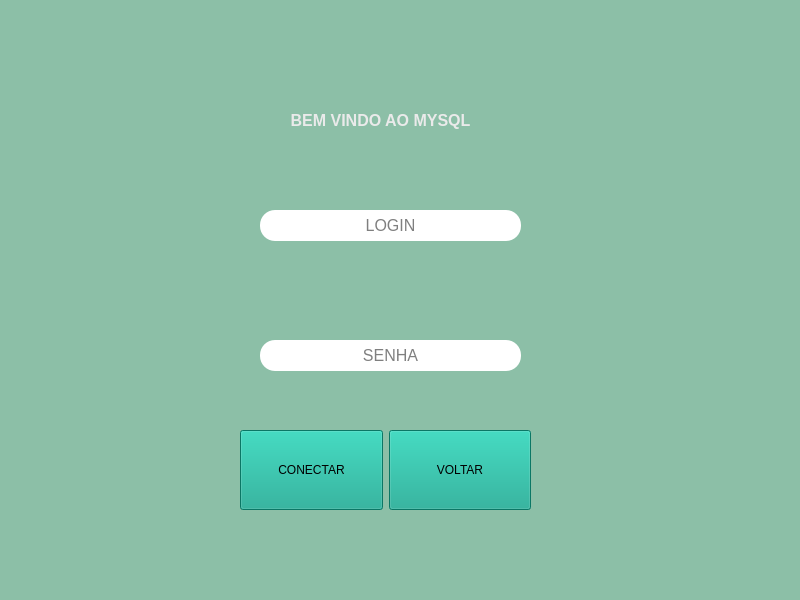
<?xml version="1.0" encoding="UTF-8"?>
<ui version="4.0">
 <class>LOGIN</class>
 <widget class="QMainWindow" name="LOGIN">
  <property name="geometry">
   <rect>
    <x>0</x>
    <y>0</y>
    <width>800</width>
    <height>600</height>
   </rect>
  </property>
  <property name="windowTitle">
   <string>MainWindow</string>
  </property>
  <property name="styleSheet">
   <string notr="true">background-color:rgb(140, 191, 167)</string>
  </property>
  <widget class="QWidget" name="centralwidget">
   <widget class="QLineEdit" name="lineEdit">
    <property name="geometry">
     <rect>
      <x>260</x>
      <y>210</y>
      <width>261</width>
      <height>31</height>
     </rect>
    </property>
    <property name="font">
     <font>
      <pointsize>12</pointsize>
     </font>
    </property>
    <property name="styleSheet">
     <string notr="true">background-color: rgb(255, 170, 0);
border-color: qlineargradient(spread:pad, x1:0, y1:0, x2:1, y2:0, stop:0 rgba(0, 0, 0, 255), stop:1 rgba(255, 255, 255, 255));
border-color: rgb(0, 0, 0);
border-radius:15px;
background-color: rgb(255, 255, 255);
border-color: qlineargradient(spread:pad, x1:0, y1:0, x2:1, y2:0, stop:0 rgba(0, 0, 0, 255), stop:1 rgba(255, 255, 255, 255));
border-width: 2px; 
border - style:outset;
border - color:black;</string>
    </property>
    <property name="inputMask">
     <string/>
    </property>
    <property name="text">
     <string/>
    </property>
    <property name="frame">
     <bool>true</bool>
    </property>
    <property name="alignment">
     <set>Qt::AlignCenter</set>
    </property>
    <property name="placeholderText">
     <string>LOGIN</string>
    </property>
   </widget>
   <widget class="QLineEdit" name="lineEdit_2">
    <property name="geometry">
     <rect>
      <x>260</x>
      <y>340</y>
      <width>261</width>
      <height>31</height>
     </rect>
    </property>
    <property name="font">
     <font>
      <pointsize>12</pointsize>
     </font>
    </property>
    <property name="styleSheet">
     <string notr="true">background-color: rgb(255, 170, 0);
border-color: rgb(0, 0, 0);
border-radius:15px;
background-color: rgb(255, 170, 0);
background-color: rgb(255, 255, 255);
border-width: 2px; 
border - style:outset;
border - color:black;</string>
    </property>
    <property name="echoMode">
     <enum>QLineEdit::Normal</enum>
    </property>
    <property name="alignment">
     <set>Qt::AlignCenter</set>
    </property>
    <property name="placeholderText">
     <string>SENHA</string>
    </property>
   </widget>
   <widget class="QLabel" name="label_3">
    <property name="geometry">
     <rect>
      <x>200</x>
      <y>90</y>
      <width>361</width>
      <height>61</height>
     </rect>
    </property>
    <property name="font">
     <font>
      <bold>true</bold>
     </font>
    </property>
    <property name="styleSheet">
     <string notr="true"/>
    </property>
    <property name="text">
     <string>&lt;html&gt;&lt;head/&gt;&lt;body&gt;&lt;p&gt;&lt;span style=&quot; font-size:12pt; color:#eaeaea;&quot;&gt;BEM VINDO AO MYSQL&lt;/span&gt;&lt;/p&gt;&lt;/body&gt;&lt;/html&gt;</string>
    </property>
    <property name="alignment">
     <set>Qt::AlignCenter</set>
    </property>
   </widget>
   <widget class="QLabel" name="label">
    <property name="geometry">
     <rect>
      <x>190</x>
      <y>200</y>
      <width>61</width>
      <height>41</height>
     </rect>
    </property>
    <property name="text">
     <string/>
    </property>
    <property name="textFormat">
     <enum>Qt::AutoText</enum>
    </property>
    <property name="pixmap">
     <pixmap>../imagens/do-utilizador (2).png</pixmap>
    </property>
    <property name="scaledContents">
     <bool>false</bool>
    </property>
    <property name="alignment">
     <set>Qt::AlignCenter</set>
    </property>
    <property name="wordWrap">
     <bool>false</bool>
    </property>
    <property name="textInteractionFlags">
     <set>Qt::NoTextInteraction</set>
    </property>
   </widget>
   <widget class="QLabel" name="label_2">
    <property name="geometry">
     <rect>
      <x>190</x>
      <y>330</y>
      <width>61</width>
      <height>41</height>
     </rect>
    </property>
    <property name="text">
     <string/>
    </property>
    <property name="pixmap">
     <pixmap>../imagens/trancar (1).png</pixmap>
    </property>
    <property name="alignment">
     <set>Qt::AlignCenter</set>
    </property>
    <property name="textInteractionFlags">
     <set>Qt::NoTextInteraction</set>
    </property>
   </widget>
   <widget class="QLabel" name="label_4">
    <property name="geometry">
     <rect>
      <x>276</x>
      <y>392</y>
      <width>231</width>
      <height>21</height>
     </rect>
    </property>
    <property name="text">
     <string/>
    </property>
    <property name="alignment">
     <set>Qt::AlignCenter</set>
    </property>
   </widget>
   <widget class="QWidget" name="horizontalLayoutWidget">
    <property name="geometry">
     <rect>
      <x>240</x>
      <y>430</y>
      <width>291</width>
      <height>80</height>
     </rect>
    </property>
    <layout class="QHBoxLayout" name="horizontalLayout">
     <item>
      <widget class="QPushButton" name="CONECTAR">
       <property name="sizePolicy">
        <sizepolicy hsizetype="Preferred" vsizetype="Preferred">
         <horstretch>0</horstretch>
         <verstretch>0</verstretch>
        </sizepolicy>
       </property>
       <property name="styleSheet">
        <string notr="true">background-color: rgb(15, 166, 141);</string>
       </property>
       <property name="text">
        <string>CONECTAR</string>
       </property>
      </widget>
     </item>
     <item>
      <widget class="QPushButton" name="pushButton">
       <property name="sizePolicy">
        <sizepolicy hsizetype="Preferred" vsizetype="Preferred">
         <horstretch>0</horstretch>
         <verstretch>0</verstretch>
        </sizepolicy>
       </property>
       <property name="styleSheet">
        <string notr="true">background-color: rgb(15, 166, 141)
;</string>
       </property>
       <property name="text">
        <string>VOLTAR</string>
       </property>
      </widget>
     </item>
    </layout>
   </widget>
  </widget>
  <widget class="QMenuBar" name="menubar">
   <property name="geometry">
    <rect>
     <x>0</x>
     <y>0</y>
     <width>800</width>
     <height>22</height>
    </rect>
   </property>
  </widget>
  <widget class="QStatusBar" name="statusbar"/>
 </widget>
 <resources>
  <include location="icons.qrc"/>
 </resources>
 <connections/>
</ui>
